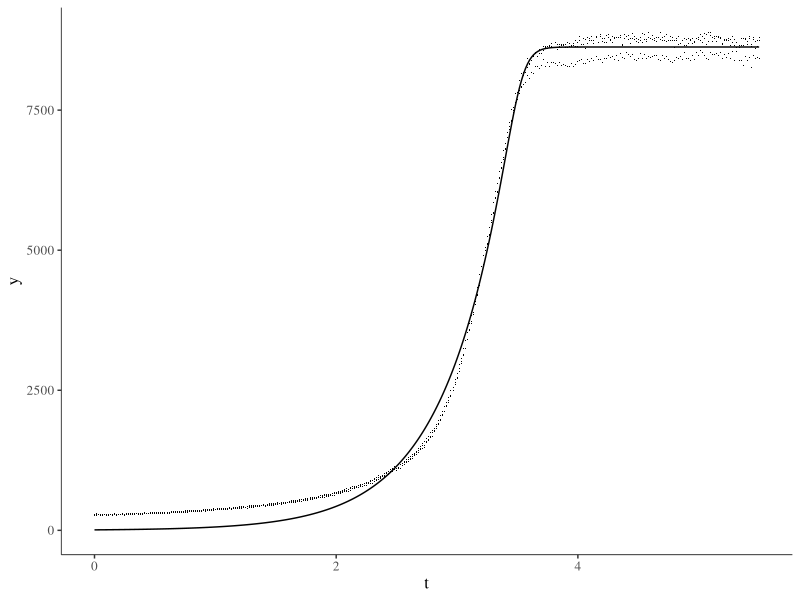

Generate this figure with R:
library(minpack.lm)
library(ggplot2)
library(ggthemes)
dat <- read.csv('mie_fig7_GrowthCurveFit.csv')
y <- dat$RFU
t <- dat$time_h
rich <-nlsLM(y~a*(1+v*exp(k*(l-t)))^(-1/v),start=list(l=2,a=12000,k=5,v=5))
ypred <- predict(rich,t)
v <- ggplot(data = dat,aes(x=t,y=y))+geom_point(shape=".")+geom_line(aes(x=t,y=ypred))+theme_tufte()
w <- v+theme(axis.line = element_line(size = 0.25, colour = "black"))+theme(text=element_text(size=12),legend.position="None")
ggsave(plot=w,width = 4, height = 3, dpi = 300, filename = "miefig7.pdf")
